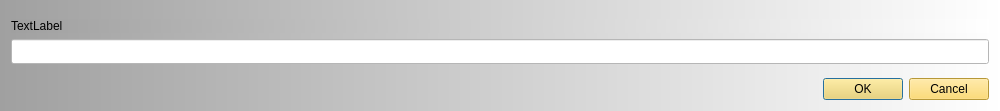
<?xml version="1.0" encoding="UTF-8"?>
<ui version="4.0">
 <class>Dialog</class>
 <widget class="QDialog" name="Dialog">
  <property name="geometry">
   <rect>
    <x>0</x>
    <y>0</y>
    <width>1000</width>
    <height>111</height>
   </rect>
  </property>
  <property name="windowTitle">
   <string>Ingresar Motivo</string>
  </property>
  <property name="windowIcon">
   <iconset>
    <normaloff>Iconos/Logo_Multicable.xpm</normaloff>Iconos/Logo_Multicable.xpm</iconset>
  </property>
  <property name="styleSheet">
   <string notr="true">background-color: qlineargradient(spread:pad, x1:0, y1:0, x2:1, y2:0, stop:0 rgba(160, 160, 160, 255), stop:1 rgba(255, 255, 255, 255));
</string>
  </property>
  <layout class="QGridLayout" name="gridLayout_2">
   <item row="0" column="0">
    <spacer name="verticalSpacer">
     <property name="orientation">
      <enum>Qt::Vertical</enum>
     </property>
     <property name="sizeHint" stdset="0">
      <size>
       <width>20</width>
       <height>0</height>
      </size>
     </property>
    </spacer>
   </item>
   <item row="1" column="0">
    <layout class="QGridLayout" name="gridLayout">
     <item row="0" column="0">
      <widget class="QLabel" name="lblLabel">
       <property name="sizePolicy">
        <sizepolicy hsizetype="Preferred" vsizetype="Fixed">
         <horstretch>0</horstretch>
         <verstretch>0</verstretch>
        </sizepolicy>
       </property>
       <property name="text">
        <string>TextLabel</string>
       </property>
      </widget>
     </item>
     <item row="1" column="0">
      <widget class="QLineEdit" name="leTexto">
       <property name="minimumSize">
        <size>
         <width>0</width>
         <height>25</height>
        </size>
       </property>
       <property name="styleSheet">
        <string notr="true">background-color: rgb(255, 255, 255);</string>
       </property>
      </widget>
     </item>
    </layout>
   </item>
   <item row="2" column="0">
    <spacer name="verticalSpacer_2">
     <property name="orientation">
      <enum>Qt::Vertical</enum>
     </property>
     <property name="sizeHint" stdset="0">
      <size>
       <width>20</width>
       <height>0</height>
      </size>
     </property>
    </spacer>
   </item>
   <item row="3" column="0">
    <widget class="QDialogButtonBox" name="buttonBox">
     <property name="font">
      <font>
       <pointsize>11</pointsize>
       <weight>75</weight>
       <bold>true</bold>
      </font>
     </property>
     <property name="styleSheet">
      <string notr="true">background-color: rgb(255, 213, 79);</string>
     </property>
     <property name="orientation">
      <enum>Qt::Horizontal</enum>
     </property>
     <property name="standardButtons">
      <set>QDialogButtonBox::Cancel|QDialogButtonBox::Ok</set>
     </property>
    </widget>
   </item>
  </layout>
 </widget>
 <resources/>
 <connections>
  <connection>
   <sender>buttonBox</sender>
   <signal>accepted()</signal>
   <receiver>Dialog</receiver>
   <slot>accept()</slot>
   <hints>
    <hint type="sourcelabel">
     <x>248</x>
     <y>254</y>
    </hint>
    <hint type="destinationlabel">
     <x>157</x>
     <y>274</y>
    </hint>
   </hints>
  </connection>
  <connection>
   <sender>buttonBox</sender>
   <signal>rejected()</signal>
   <receiver>Dialog</receiver>
   <slot>reject()</slot>
   <hints>
    <hint type="sourcelabel">
     <x>316</x>
     <y>260</y>
    </hint>
    <hint type="destinationlabel">
     <x>286</x>
     <y>274</y>
    </hint>
   </hints>
  </connection>
 </connections>
</ui>
